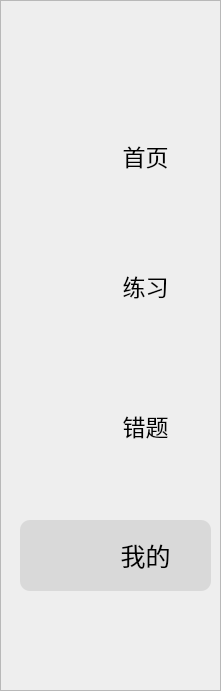
    <widget class="QFrame" name="frame_left_4">
     <property name="geometry">
      <rect>
       <x>30</x>
       <y>30</y>
       <width>221</width>
       <height>691</height>
      </rect>
     </property>
     <property name="styleSheet">
      <string notr="true">QFrame{
	background-color: rgb(238, 238, 238);
	
}</string>
     </property>
     <property name="frameShape">
      <enum>QFrame::StyledPanel</enum>
     </property>
     <property name="frameShadow">
      <enum>QFrame::Sunken</enum>
     </property>
     <property name="lineWidth">
      <number>0</number>
     </property>
     <widget class="QPushButton" name="Bt_wrong_4">
      <property name="geometry">
       <rect>
        <x>80</x>
        <y>390</y>
        <width>131</width>
        <height>71</height>
       </rect>
      </property>
      <property name="font">
       <font>
        <family>微软雅黑</family>
        <pointsize>17</pointsize>
       </font>
      </property>
      <property name="cursor">
       <cursorShape>PointingHandCursor</cursorShape>
      </property>
      <property name="styleSheet">
       <string notr="true">QPushButton{
	border-radius:30px
}
QPushButton:hover{
	background-color: rgb(217, 217, 217);
	border-radius:30px;
}
QPushButton:pressed{
	padding-left:5px;
	padding-top:5px;
	background-color: rgb(242, 255, 254);
}</string>
      </property>
      <property name="text">
       <string>错题</string>
      </property>
     </widget>
     <widget class="QFrame" name="frame_chosen_4">
      <property name="geometry">
       <rect>
        <x>20</x>
        <y>520</y>
        <width>191</width>
        <height>71</height>
       </rect>
      </property>
      <property name="font">
       <font>
        <family>微软雅黑</family>
       </font>
      </property>
      <property name="styleSheet">
       <string notr="true">background-color: rgb(217, 217, 217);
border-radius:10px;
</string>
      </property>
      <property name="frameShape">
       <enum>QFrame::StyledPanel</enum>
      </property>
      <property name="frameShadow">
       <enum>QFrame::Raised</enum>
      </property>
     </widget>
     <widget class="QPushButton" name="Bt_mine_4">
      <property name="geometry">
       <rect>
        <x>80</x>
        <y>520</y>
        <width>131</width>
        <height>71</height>
       </rect>
      </property>
      <property name="font">
       <font>
        <family>微软雅黑</family>
        <pointsize>19</pointsize>
        <weight>50</weight>
        <bold>false</bold>
       </font>
      </property>
      <property name="cursor">
       <cursorShape>PointingHandCursor</cursorShape>
      </property>
      <property name="styleSheet">
       <string notr="true">QPushButton{
	color: rgb(0, 0, 0);
	color: rgb(0, 0, 0);
	border-radius:30px
}
QPushButton:pressed{
	padding-left:5px;
	padding-top:5px;
}
</string>
      </property>
      <property name="text">
       <string>我的</string>
      </property>
     </widget>
     <widget class="QPushButton" name="Bt_exercise_4">
      <property name="geometry">
       <rect>
        <x>80</x>
        <y>250</y>
        <width>131</width>
        <height>71</height>
       </rect>
      </property>
      <property name="font">
       <font>
        <family>微软雅黑</family>
        <pointsize>17</pointsize>
        <weight>50</weight>
        <bold>false</bold>
       </font>
      </property>
      <property name="cursor">
       <cursorShape>PointingHandCursor</cursorShape>
      </property>
      <property name="styleSheet">
       <string notr="true">QPushButton{
	border-radius:30px

}
QPushButton:hover{
	background-color: rgb(217, 217, 217);
	border-radius:30px
}
QPushButton:pressed{
padding-left:5px;
	padding-top:5px;
	background-color: rgb(242, 255, 254);
}
</string>
      </property>
      <property name="text">
       <string>练习</string>
      </property>
     </widget>
     <widget class="QLabel" name="label_exercise_4">
      <property name="geometry">
       <rect>
        <x>20</x>
        <y>260</y>
        <width>61</width>
        <height>51</height>
       </rect>
      </property>
      <property name="styleSheet">
       <string notr="true">image: url(:/新前缀/练习.png);</string>
      </property>
      <property name="text">
       <string/>
      </property>
     </widget>
     <widget class="QLabel" name="label_wrong_4">
      <property name="geometry">
       <rect>
        <x>20</x>
        <y>400</y>
        <width>61</width>
        <height>51</height>
       </rect>
      </property>
      <property name="styleSheet">
       <string notr="true">image: url(:/新前缀/错题.png);</string>
      </property>
      <property name="text">
       <string/>
      </property>
     </widget>
     <widget class="QLabel" name="label_mine_4">
      <property name="geometry">
       <rect>
        <x>20</x>
        <y>530</y>
        <width>61</width>
        <height>51</height>
       </rect>
      </property>
      <property name="styleSheet">
       <string notr="true">image: url(:/新前缀/我的.png);
background-color: rgb(217, 217, 217);</string>
      </property>
      <property name="text">
       <string/>
      </property>
     </widget>
     <widget class="QLabel" name="label_main_4">
      <property name="geometry">
       <rect>
        <x>20</x>
        <y>130</y>
        <width>61</width>
        <height>51</height>
       </rect>
      </property>
      <property name="styleSheet">
       <string notr="true">image: url(:/新前缀/首页.png);</string>
      </property>
      <property name="text">
       <string/>
      </property>
     </widget>
     <widget class="QPushButton" name="Bt_main_4">
      <property name="geometry">
       <rect>
        <x>80</x>
        <y>120</y>
        <width>131</width>
        <height>71</height>
       </rect>
      </property>
      <property name="font">
       <font>
        <family>微软雅黑</family>
        <pointsize>17</pointsize>
        <weight>50</weight>
        <italic>false</italic>
        <bold>false</bold>
        <underline>false</underline>
        <strikeout>false</strikeout>
       </font>
      </property>
      <property name="cursor">
       <cursorShape>PointingHandCursor</cursorShape>
      </property>
      <property name="styleSheet">
       <string notr="true">QPushButton{
	border-radius:30px

}
QPushButton:hover{
	background-color: rgb(217, 217, 217);
	border-radius:30px
}
QPushButton:pressed{
padding-left:5px;
	padding-top:5px;
	background-color: rgb(242, 255, 254);
}
</string>
      </property>
      <property name="text">
       <string>首页</string>
      </property>
     </widget>
    </widget>
